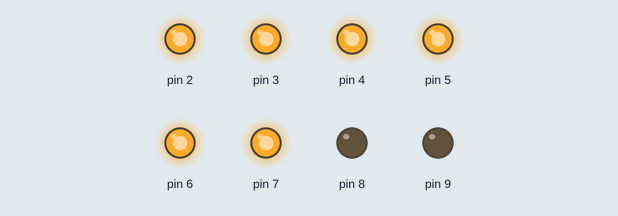
Recording of a sketch running on a simulated Arduino Uno, built with avr-gcc and run on an emulated ATmega328P. On the bench: output pins drawn as LEDs (lit = HIGH).

Above: at 0.5 s.
At 2.5 s:
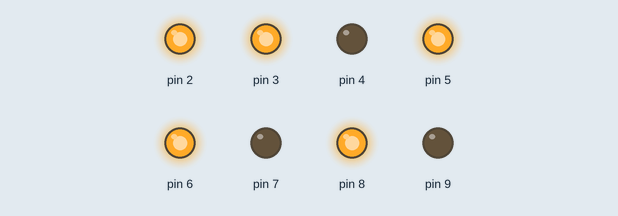
At 3.5 s:
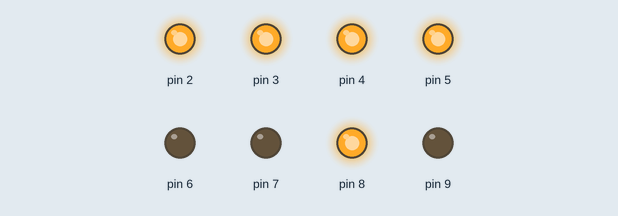
At 5.5 s:
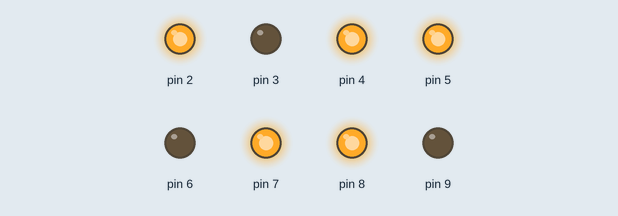
At 8.5 s:
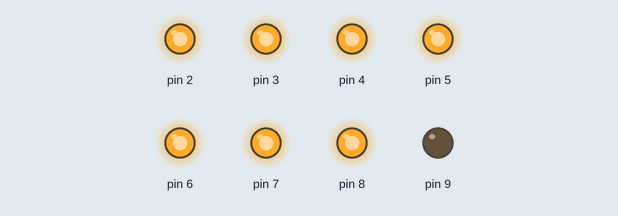
At 11.5 s:
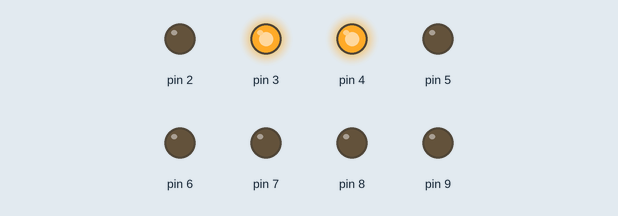
Timing chart, 0 to 13.0 s (numbered marks = the images above):
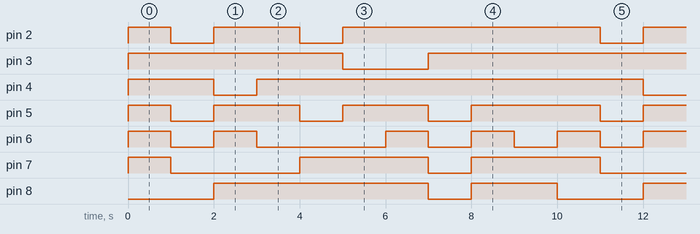

Measured:
- by itself, pin 2: repeats every 10.0 s: LOW 1.0 s, HIGH 2.0 s, LOW 1.0 s, HIGH 6.0 s
- by itself, pin 3: repeats every 10.0 s: LOW 2.0 s, HIGH 8.0 s
- by itself, pin 4: repeats every 10.0 s: LOW 1.0 s, HIGH 9.0 s
- by itself, pin 5: repeats every 10.0 s: 2 × (LOW 1.0 s, HIGH 2.0 s), LOW 1.0 s, HIGH 3.0 s
- by itself, pin 6: repeats every 10.0 s: LOW 1.0 s, HIGH 1.0 s, LOW 3.0 s, 2 × (HIGH 1.0 s, LOW 1.0 s), HIGH 1.0 s
- by itself, pin 7: repeats every 10.0 s: LOW 3.0 s, HIGH 3.0 s, LOW 1.0 s, HIGH 3.0 s
- by itself, pin 8: repeats every 10.0 s: LOW 1.0 s, HIGH 2.0 s, LOW 2.0 s, HIGH 5.0 s

The sketch:

Displays_7_seg.ino
```cpp
int num[10][8] = {
  //{a,b,c,d,e,f,g,h}
  {1, 1, 1, 1, 1, 1, 0, 0}, // 0
  {0, 1, 1, 0, 0, 0, 0, 0}, // 1
  {1, 1, 0, 1, 1, 0, 1, 0}, // 2
  {1, 1, 1, 1, 0, 0, 1, 0}, // 3
  {0, 1, 1, 0, 0, 1, 1, 0}, // 4
  {1, 0, 1, 1, 0, 1, 1, 0}, // 5
  {1, 0, 1, 1, 1, 1, 1, 0}, // 6
  {1, 1, 1, 0, 0, 0, 0, 0}, // 7
  {1, 1, 1, 1, 1, 1, 1, 0}, // 8
  {1, 1, 1, 1, 0, 1, 1, 0}
};

void setup() {
  for (int i = 2; i < 10; i++)
  {
    pinMode(i, OUTPUT);
    digitalWrite(i, LOW);
  }
}

void loop() {
  for (int i = 0; i < 10; i++)
  {
    acende(i);
    delay(1000);
  }
}

void acende(int n) {
  for (int i = 0; i < 8; i++) {
    digitalWrite(i + 2, num[n][i]);
  }
}
```
